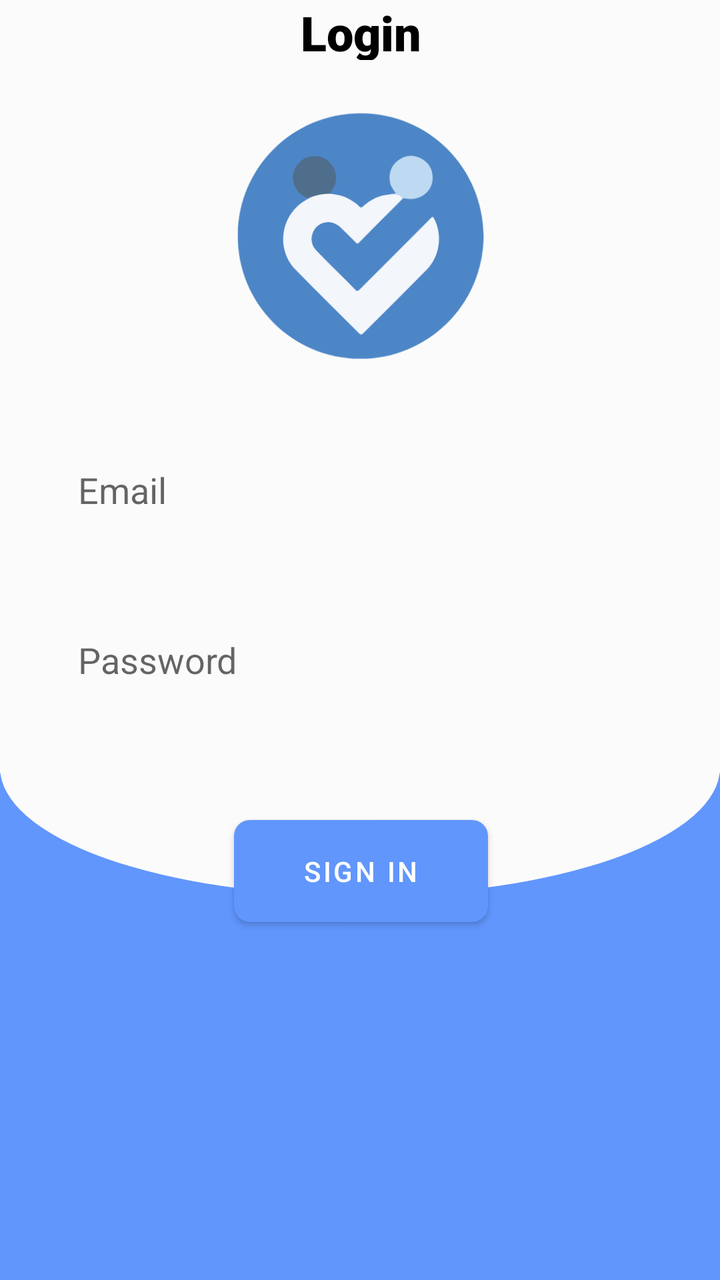
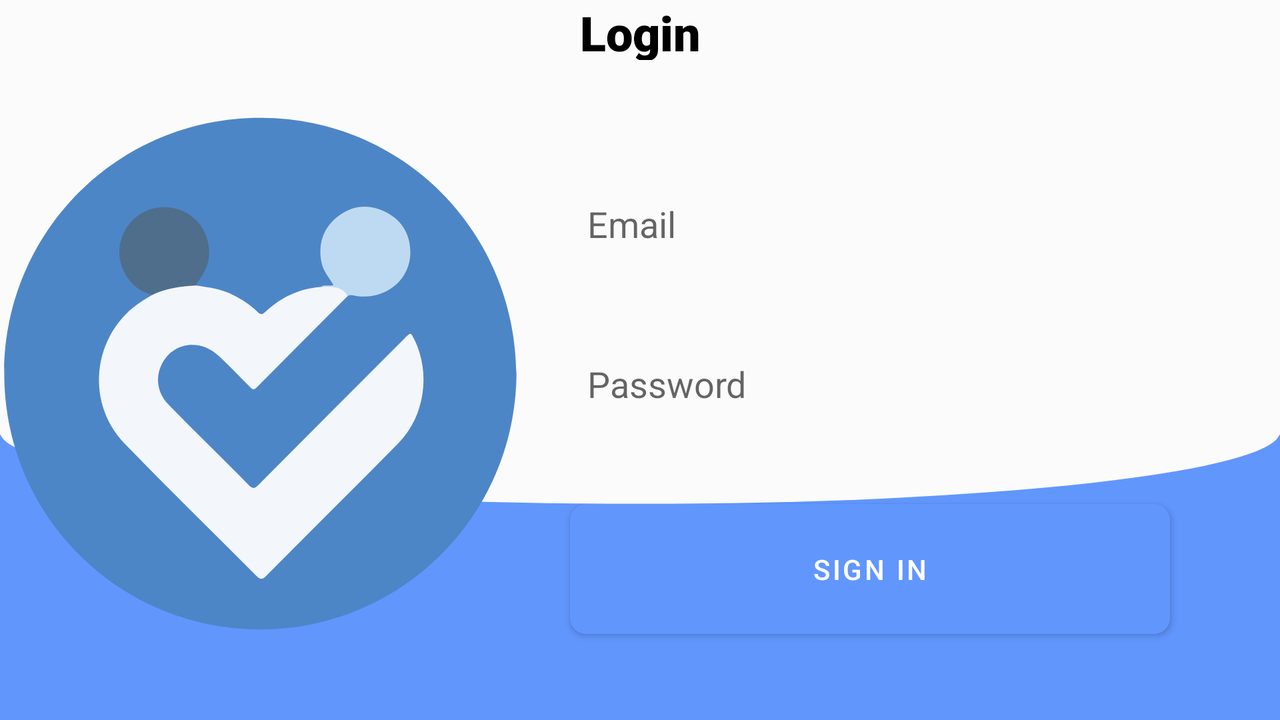

Two renders of one Android screen. The first uses the default layout on a phone; the second uses the alternative layout the repository ships for a different screen configuration, on a matching device. The two XML files are below.
<!-- AndroidManifest.xml: application theme AppTheme -->
<!-- res/layout/sign_in.xml -->
<?xml version="1.0" encoding="utf-8"?>
<androidx.constraintlayout.widget.ConstraintLayout xmlns:android="http://schemas.android.com/apk/res/android"
    xmlns:app="http://schemas.android.com/apk/res-auto"
    xmlns:tools="http://schemas.android.com/tools"
    android:layout_width="match_parent"
    android:layout_height="match_parent"
    android:background="@drawable/login"
    tools:context=".MainActivity">

    <TextView
        android:id="@+id/textView_Login"
        android:layout_width="180dp"
        android:layout_height="30dp"
        android:fontFamily="sans-serif-black"
        android:gravity="center"
        android:text="Login"
        android:textColor="#000"
        android:textSize="24sp"
        android:textStyle="normal"
        app:layout_constraintEnd_toEndOf="@+id/frameLayout2"
        app:layout_constraintStart_toStartOf="@+id/frameLayout2"
        app:layout_constraintTop_toTopOf="parent" />

    <FrameLayout
        android:id="@+id/frameLayout2"
        android:layout_width="415dp"
        android:layout_height="420dp"
        android:layout_marginTop="20dp"
        app:layout_constraintEnd_toEndOf="parent"
        app:layout_constraintStart_toStartOf="parent"
        app:layout_constraintTop_toBottomOf="@+id/textView_Login">

        <ImageView
            android:id="@+id/imageView"
            android:layout_width="132dp"
            android:layout_height="136dp"
            android:layout_gravity="center_horizontal"
            android:adjustViewBounds="true"
            app:srcCompat="@drawable/ic_round"
            tools:ignore="VectorDrawableCompat" />

        <FrameLayout
            android:id="@+id/frameLayout"
            android:layout_width="345dp"
            android:layout_height="310dp"
            android:layout_gravity="center_horizontal"
            android:layout_marginTop="70dp"
            android:background="@drawable/signin_box"


            android:elevation="2dp">


            <EditText
                android:id="@+id/editText_email"
                android:layout_width="300dp"
                android:layout_height="60dp"
                android:layout_gravity="center_horizontal"
                android:layout_marginTop="95dp"
                android:background="@drawable/emailpass_box"
                android:ems="10"
                android:hint="  Email"
                android:inputType="textEmailAddress" />

            <EditText
                android:id="@+id/editText_password"
                android:layout_width="300dp"
                android:layout_height="60dp"
                android:layout_gravity="center_horizontal"
                android:layout_marginTop="180dp"
                android:background="@drawable/emailpass_box"
                android:ems="10"
                android:hint="  Password"
                android:inputType="textPassword" />

        </FrameLayout>

        <Button
            android:id="@+id/btn_signIn"
            android:layout_width="127dp"
            android:layout_height="51dp"
            android:layout_gravity="center_horizontal"
            android:layout_marginTop="360dp"
            android:background="@drawable/myrect"
            android:elevation="2dp"
            android:text="Sign In" />

    </FrameLayout>

    <ProgressBar
        android:id="@+id/progressBar_signIn"
        style="?android:attr/progressBarStyle"
        android:layout_width="wrap_content"
        android:layout_height="wrap_content"
        android:visibility="invisible"
        app:layout_constraintBottom_toBottomOf="parent"
        app:layout_constraintEnd_toEndOf="@+id/frameLayout2"
        app:layout_constraintStart_toStartOf="@+id/frameLayout2"
        app:layout_constraintTop_toBottomOf="@+id/frameLayout2" />


</androidx.constraintlayout.widget.ConstraintLayout>
<!-- resources referenced by this layout -->
<resources>
  <!-- drawable ic_round: vector/xml drawable (drawable, 2758 chars, omitted) -->
  <!-- drawable login (drawable) -->
  <vector xmlns:android="http://schemas.android.com/apk/res/android"
      android:width="411dp"
      android:height="823dp"
      android:viewportWidth="411"
      android:viewportHeight="823">
    <path
        android:pathData="M0,0h411v823h-411z"
        android:fillColor="#FBFBFB"/>
    <path
        android:pathData="M0,497h411v326h-411z"
        android:fillColor="#6196FD"/>
    <path
        android:pathData="M0,493.5a205.5,82.5 0,1 0,411 0a205.5,82.5 0,1 0,-411 0z"
        android:fillColor="#FBFBFB"/>
  </vector>
  <!-- drawable myrect (drawable) -->
  <?xml version="1.0" encoding="utf-8"?>
  <shape xmlns:android="http://schemas.android.com/apk/res/android"
      android:shape="rectangle">
      <solid android:color="#6196FD" />
      <corners android:radius="8dp" />
  </shape>
  <!-- from res/values-v21/ -->
  <style name="AppTheme" parent="Theme.MaterialComponents.Light.NoActionBar">
          
          <item name="colorPrimary">@color/colorPrimary</item>
          <item name="colorPrimaryDark">@color/colorPrimaryDark</item>
          <item name="colorAccent">@color/colorAccent</item>
      </style>
  <color name="colorPrimary">#6196FD</color>
  <color name="colorPrimaryDark">#6196FD</color>
  <color name="colorAccent">#03DAC5</color>
</resources>
<!-- res/layout-land/sign_in.xml (the repository's variant of the layout above) -->
<!-- drawn on the phone turned sideways -->
<?xml version="1.0" encoding="utf-8"?>
<androidx.constraintlayout.widget.ConstraintLayout xmlns:android="http://schemas.android.com/apk/res/android"
    xmlns:app="http://schemas.android.com/apk/res-auto"
    xmlns:tools="http://schemas.android.com/tools"
    android:layout_width="match_parent"
    android:layout_height="match_parent"
    android:background="@drawable/login"
    tools:context=".MainActivity">


    <TextView
        android:id="@+id/textView_Login"
        android:layout_width="180dp"
        android:layout_height="30dp"
        android:fontFamily="sans-serif-black"
        android:gravity="center"
        android:text="Login"
        android:textColor="#000"
        android:textSize="24sp"
        android:textStyle="normal"
        app:layout_constraintEnd_toEndOf="parent"
        app:layout_constraintStart_toStartOf="parent"
        app:layout_constraintTop_toTopOf="parent" />

    <FrameLayout
        android:id="@+id/frameLayout"
        android:layout_width="350dp"
        android:layout_height="300dp"
        android:layout_gravity="center_horizontal"
        android:layout_marginTop="12dp"


        android:background="@drawable/signin_box"
        android:elevation="2dp"
        app:layout_constraintEnd_toEndOf="parent"
        app:layout_constraintStart_toStartOf="@+id/textView_Login"
        app:layout_constraintTop_toBottomOf="@+id/textView_Login">


        <EditText
            android:id="@+id/editText_email"
            android:layout_width="300dp"
            android:layout_height="60dp"
            android:layout_gravity="center_horizontal"
            android:layout_marginTop="40dp"
            android:background="@drawable/emailpass_box"
            android:ems="10"
            android:hint="  Email"
            android:inputType="textEmailAddress" />

        <EditText
            android:id="@+id/editText_password"
            android:layout_width="300dp"
            android:layout_height="60dp"
            android:layout_gravity="center_horizontal"
            android:layout_marginTop="120dp"
            android:background="@drawable/emailpass_box"
            android:ems="10"
            android:hint="  Password"
            android:inputType="textPassword" />

        <Button
            android:id="@+id/btn_signIn"
            android:layout_width="300dp"
            android:layout_height="65dp"
            android:layout_gravity="bottom|center_horizontal"
            android:layout_marginBottom="25dp"
            android:background="@drawable/myrect"
            android:elevation="2dp"
            android:text="Sign In" />

    </FrameLayout>

    <ProgressBar
        android:id="@+id/progressBar_signIn"
        style="?android:attr/progressBarStyle"
        android:layout_width="60dp"
        android:layout_height="60dp"
        android:visibility="invisible"
        app:layout_constraintBottom_toBottomOf="parent"
        app:layout_constraintEnd_toEndOf="@+id/frameLayout"
        app:layout_constraintStart_toStartOf="@+id/frameLayout"
        app:layout_constraintTop_toBottomOf="@+id/frameLayout" />

    <ImageView
        android:id="@+id/imageView"
        android:layout_width="275dp"
        android:layout_height="283dp"
        android:layout_gravity="center_horizontal"
        android:layout_marginTop="12dp"
        android:adjustViewBounds="true"
        app:layout_constraintBottom_toBottomOf="parent"
        app:layout_constraintEnd_toStartOf="@+id/frameLayout"
        app:layout_constraintHorizontal_bias="0.528"
        app:layout_constraintStart_toStartOf="parent"
        app:layout_constraintTop_toBottomOf="@+id/textView_Login"
        app:layout_constraintVertical_bias="0.093"
        app:srcCompat="@drawable/ic_round"
        tools:ignore="VectorDrawableCompat" />


</androidx.constraintlayout.widget.ConstraintLayout>
